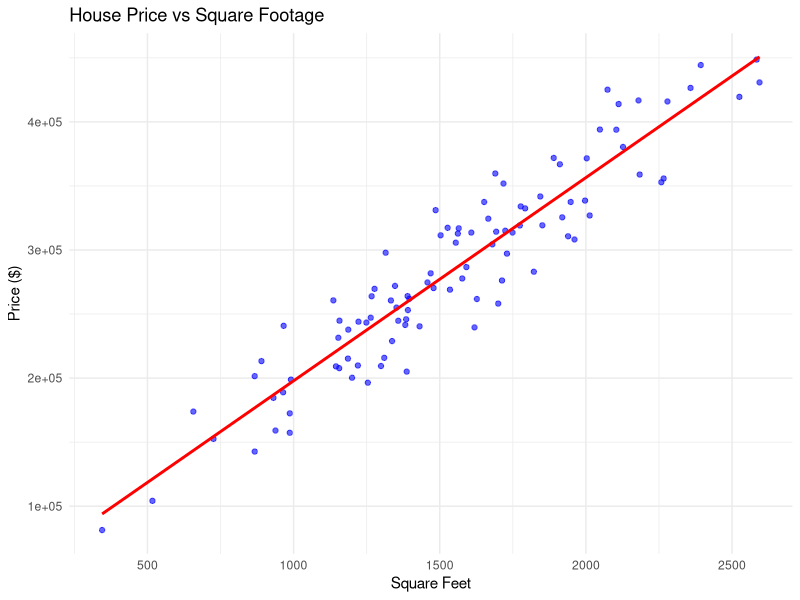
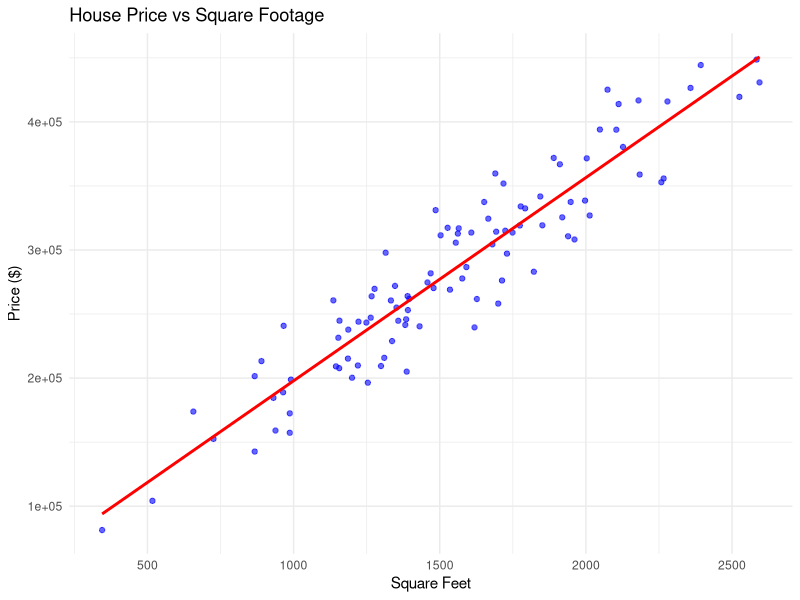

The R script that drew these images, in order:
# Real Estate Price Prediction using Linear Regression
# Author: Ashraf Pathan

# Load required library
library(ggplot2)

# Create sample housing data
set.seed(123)
n <- 100

house_data <- data.frame(
  House_ID = 1:n,
  Square_Feet = round(rnorm(n, 1500, 500)),
  Bedrooms = sample(2:5, n, replace = TRUE),
  Age_Years = sample(1:30, n, replace = TRUE)
)

# Generate house prices
house_data$Price <- (house_data$Square_Feet * 150) +
  (house_data$Bedrooms * 20000) -
  (house_data$Age_Years * 1000) +
  rnorm(n, 0, 15000)

# Quick data check
summary(house_data)

# Plot: Square Feet vs Price
p <- ggplot(house_data, aes(Square_Feet, Price)) +
  geom_point(color = "blue", alpha = 0.6) +
  geom_smooth(method = "lm", color = "red", se = FALSE) +
  labs(
    title = "House Price vs Square Footage",
    x = "Square Feet",
    y = "Price ($)"
  ) +
  theme_minimal()


print(p)


ggsave("housing_plot.png", plot = p, width = 6, height = 4)

# Build linear regression model
model <- lm(Price ~ Square_Feet + Bedrooms + Age_Years, data = house_data)

# Model output
coef(model)
summary(model)

# Predict price for a new house
new_house <- data.frame(
  Square_Feet = 2000,
  Bedrooms = 3,
  Age_Years = 5
)

predicted_price <- predict(model, new_house)

cat(sprintf(
  "\nPredicted price for a 2000 sqft, 3 BHK, 5-year-old house: $%.2f\n",
  predicted_price
))
